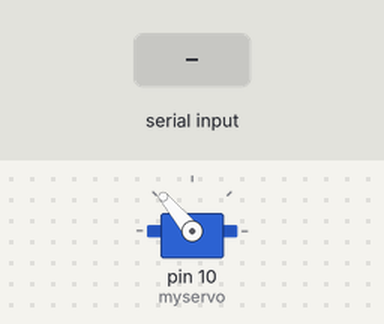
Bench run of a sketch on a simulated Arduino Uno, built with avr-gcc and run on an emulated ATmega328P. Shown: servo. The inputs (shaded band) are chosen by the test bench.

Above: at 1.2 s.
1.3 s: "I90\n" received over Serial
At 1.6 s:
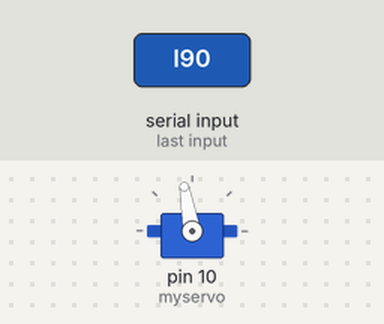
2.8 s: "D90\n" received over Serial
At 3.9 s:
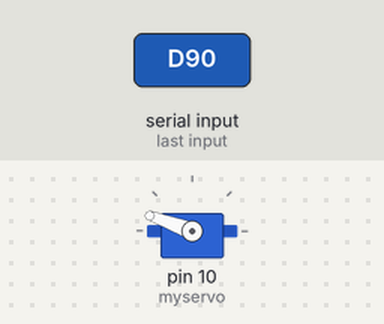
4.3 s: "I,45\n" received over Serial
At 5.1 s:
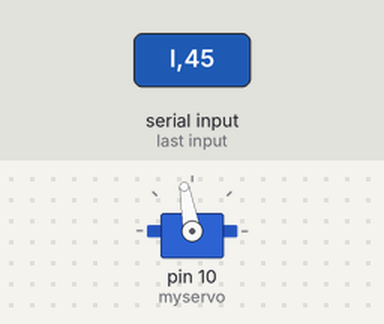
5.8 s: "C90\n" received over Serial
At 6.2 s:
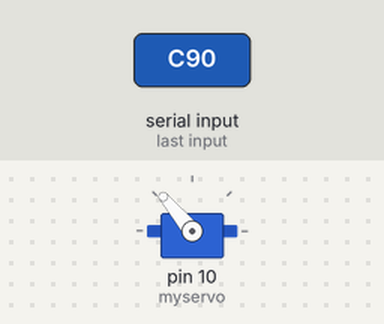
Timing chart, 0 to 8.3 s (numbered marks = the images above; inputs shaded):
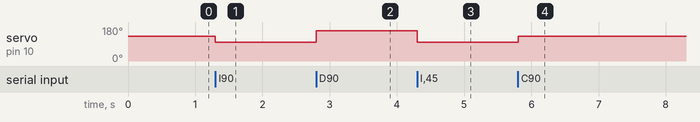

The sketch:

calibrarDireccionales.ino
```cpp
// Programa para calibrar las direccionales del F1 //
// Centro = Servo a 130 grados
// Izquierda = Servo a 100 grados
// Derecha = Servo a 160

#include <Servo.h>

Servo myservo;

void setup() {
  myservo.attach(10);
  myservo.write(130);
  Serial.begin(9600);
}

String charFromSerial() {
  if (Serial.available() > 0) return Serial.readString();  // Leer una cadena completa
}

void escribirAngulo() {
  int angle = charFromSerial().toInt();  // Convertir la cadena a un número entero

  myservo.write(angle);
  Serial.print("Servo movido a ");
  Serial.print(angle);
  Serial.println(" grados");
}

void controller() {
  if (Serial.available() > 0) {
    switch (Serial.read()) {
      case 'I':
        {
          myservo.write(100);
        }
        break;

      case 'C':
        {
          myservo.write(130);
        }
        break;

      case 'D':
        {
          myservo.write(160);
        }
        break;
    }
  }
}

void loop() {
  controller();
}
```

Measured:
- after the input at 1.3 s, servo on pin 10 (myservo): 130° → 100° at once
- after the input at 2.8 s, servo on pin 10 (myservo): 100° → 160° at once
- after the input at 4.3 s, servo on pin 10 (myservo): 160° → 100° at once
- after the input at 5.8 s, servo on pin 10 (myservo): 100° → 130° at once
